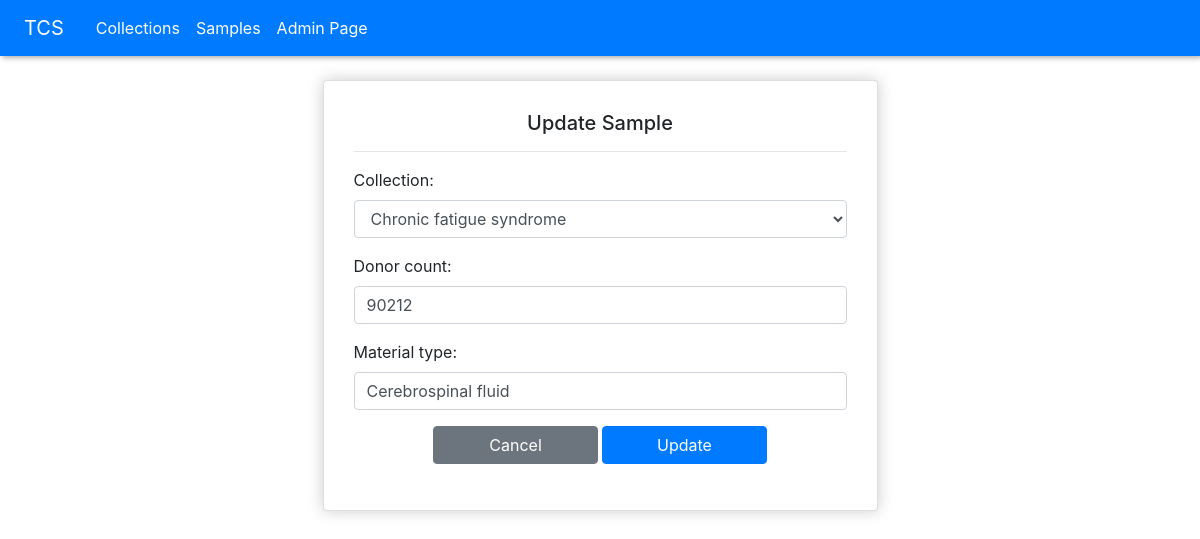
/samples/1/update/, run on the app's committed database.
### tissue_collection/models.py (models this page shows, shortened)
class Sample(models.Model):
    collection = models.ForeignKey(Collection, on_delete=models.CASCADE)
    donor_count = models.IntegerField()
    material_type = models.CharField(max_length=250)
    last_updated = models.DateField()

### tissue_collection/views.py (the view, shortened to what this page needs)
# urls.py: path('samples/<int:sample_id>/update/', views.update_sample, name='update_sample'),
def update_sample(request, sample_id):
    sample = get_object_or_404(Sample, id=sample_id)
    date_now = datetime.datetime.now()
    form = SampleUpdateForm(instance=sample)
    context = {'form': form, 'sample':sample}
    return render(request, 'collection/update_sample.html', context)

### tissue_collection/forms.py
class SampleUpdateForm(forms.ModelForm):
    class Meta:
        model = Sample
        fields = ('collection','donor_count', 'material_type')
        widgets = {
            'collection': forms.Select(attrs={'class': 'form-control', 'placeholder': 'Select collection', 'required': 'true'}),
            'donor_count': forms.NumberInput(attrs={'class': 'form-control', 'placeholder': '90152', 'required': 'true', 'type': 'number', 'min': '0'}),
            'material_type': forms.TextInput(attrs={'class': 'form-control', 'placeholder': '"Cerebrospinal fluid"', 'required': 'true', 'type': 'text'})
        }

### tissue_collection/models.py (called while the page is built)
    def __str__(self):
        return self.desease_term

### tissue_collection/templates/collection/update_sample.html (shortened to what this page needs)
{% extends 'collection/base.html' %}
{% block content %}
<div class="card mx-auto col-6"
    style="box-shadow:hsl(0, 0%, 80%) 0 0 16px; background-color: #fff; border-radius: 4px; padding: 10px;">
    <div class="card-body">
        <h5 class="cart-tttle text-center">Update Sample</h5>
        <hr>
        <div class="form-group">
            <form method="POST">
                {{ form.as_p }}
                <div style="text-align: center;">
                    <a class="btn btn-secondary col-4" href="{% url 'sample' sample_id=sample.id %}">Cancel</a>
                    <button type="submit" class="btn btn-primary col-4">Update</button>
                </div>
            </form>
        </div>
    </div>
</div>
{% endblock content %}

### data on the page
Sample: collection "Chronic fatigue syndrome", donor_count "90212", material_type "Cerebrospinal fluid"
